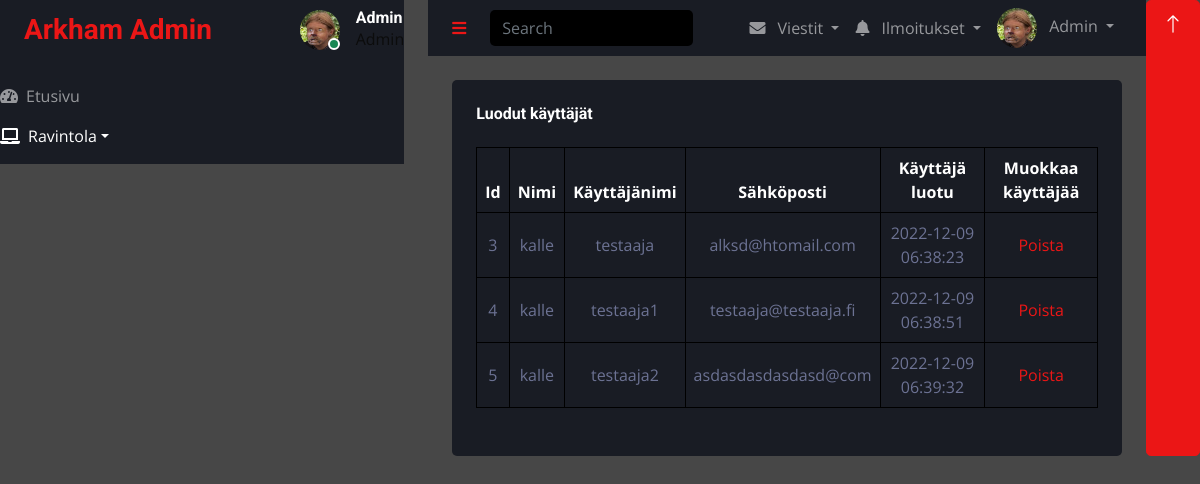
The app's page /admin/muokkaa.php with its own data.
### tables this page shows
CREATE TABLE `accounts` (
  `id` int(11) NOT NULL,
  `nimi` varchar(50) NOT NULL,
  `username` varchar(50) NOT NULL,
  `email` varchar(50) NOT NULL,
  `password` varchar(255) NOT NULL,
  `created_at` datetime DEFAULT CURRENT_TIMESTAMP
);

### admin/muokkaa.php (the view, shortened to what this page needs)
<?php
$servername = "localhost";
$username = "root";
$password = "";
$dbname = "arkham";
$conn = new mysqli($servername, $username, $password, $dbname);
?>
<!DOCTYPE html>
<html lang="fi">
<head>
    <link href="https://cdnjs.cloudflare.com/ajax/libs/font-awesome/5.10.0/css/all.min.css" rel="stylesheet">
    <link href="https://cdn.jsdelivr.net/npm/bootstrap-icons@1.4.1/font/bootstrap-icons.css" rel="stylesheet">
    <link href="lib/owlcarousel/assets/owl.carousel.min.css" rel="stylesheet">
    <link href="lib/tempusdominus/css/tempusdominus-bootstrap-4.min.css" rel="stylesheet" />
    <link href="css/bootstrap.min.css" rel="stylesheet">
    <link href="css/style.css" rel="stylesheet">
</head>
<body>
    <div class="container-fluid position-relative d-flex p-0">
        <div class="sidebar pe-4 pb-3">
            <nav class="navbar bg-secondary navbar-dark">
                <a href="welcome.php" class="navbar-brand mx-4 mb-3">
                    <h3 class="text-primary">Arkham Admin</h3>
                </a>
                <div class="d-flex align-items-center ms-4 mb-4">
                    <div class="position-relative">
                        <img class="rounded-circle" src="img/user.png" alt="" style="width: 40px; height: 40px;">
                        <div class="bg-success rounded-circle border border-2 border-white position-absolute end-0 bottom-0 p-1"></div>
                    </div>
                    <div class="ms-3">
                        <h6 class="mb-0">Admin</h6>
                        <span>Admin</span>
                    </div>
                </div>
                <div class="navbar-nav w-100">
                    <a href="welcome.php" class="nav-item nav-link"><i class="fa fa-tachometer-alt me-2"></i>Etusivu</a>
                    <div class="nav-item dropdown">
                        <a href="#" class="nav-link dropdown-toggle active" data-bs-toggle="dropdown"><i class="fa fa-laptop me-2"></i>Ravintola</a>
                    </div>
                </div>
            </nav>
        </div>
        <div class="content">
            <nav class="navbar navbar-expand bg-secondary navbar-dark sticky-top px-4 py-0">
                <a href="#" class="sidebar-toggler flex-shrink-0">
                    <i class="fa fa-bars"></i>
                </a>
                <form class="d-none d-md-flex ms-4">
                    <input class="form-control bg-dark border-0" type="search" placeholder="Search">
                </form>
                <div class="navbar-nav align-items-center ms-auto">
                    <div class="nav-item dropdown">
                        <a href="#" class="nav-link dropdown-toggle" data-bs-toggle="dropdown">
                            <i class="fa fa-envelope me-lg-2"></i>
                            <span class="d-none d-lg-inline-flex">Viestit</span>
                        </a>
                    </div>
                    <div class="nav-item dropdown">
                        <a href="#" class="nav-link dropdown-toggle" data-bs-toggle="dropdown">
                            <i class="fa fa-bell me-lg-2"></i>
                            <span class="d-none d-lg-inline-flex">Ilmoitukset</span>
                        </a>
                    </div>
                    <div class="nav-item dropdown">
                        <a href="#" class="nav-link dropdown-toggle" data-bs-toggle="dropdown">
                            <img class="rounded-circle me-lg-2" src="img/user.png" alt="" style="width: 40px; height: 40px;">
                            <span class="d-none d-lg-inline-flex">Admin</span>
                        </a>
                    </div>
                </div>
            </nav>
            <div class="container-fluid pt-4 px-4">
                <div class="bg-secondary text-center rounded p-4">
                    <div class="d-flex align-items-center justify-content-between mb-4">
                        <h6 class="mb-0">Luodut käyttäjät</h6>
                    </div>
                    <div class="table-responsive">
                        <table class="table text-start align-middle table-bordered table-hover mb-0">
                            <thead>
                                <tr align="center" class="text-white">
                                    <th scope="col">Id</th>
                                    <th scope="col">Nimi</th>
                                    <th scope="col">Käyttäjänimi</th>
                                    <th scope="col">Sähköposti</th>
                                    <th scope="col">Käyttäjä luotu</th>
                                    <th scope="col" colspan="2">Muokkaa käyttäjää</th>
                                </tr>
                            </thead>
                            <tbody>
                            <?php
                            $sql = "SELECT id, nimi, username, email, created_at FROM accounts";
                            $result = mysqli_query($conn, $sql);
                            if (mysqli_num_rows($result) > 0) {
                              while($row = mysqli_fetch_assoc($result)) {
                                ?>
                                <tr align='center'>
                                <td> <?php echo $row['id']; ?> </td>
                                <td> <?php echo $row['nimi']; ?> </td>
                                <td> <?php echo $row['username']; ?> </td>
                                <td> <?php echo $row['email']; ?> </td>
                                <td> <?php echo $row['created_at']; ?> </td>
                                <td> <a href="delete.php?id=<?php echo $row['id'];?>">
                                Poista </a> </td> </tr>
                                <?php
                              }
                            } else {
                              echo "0 results";
                            }
                            ?>
                            </tbody>
                        </table>
                        <br>
                    </div>
                </div>
            </div>
        </div>
        <a href="#" class="btn btn-lg btn-primary btn-lg-square back-to-top"><i class="bi bi-arrow-up"></i></a>
    </div>
</body>
</html>

### css/style.css (style rules this page uses)
body { font-family: "Open Sans", sans-serif; color: #0c0c0c; background-color: #474747; overflow-x: hidden; }
a, a:hover, a:focus { text-decoration: none; }
.btn, .btn:focus { outline: none !important; -webkit-box-shadow: none; box-shadow: none; }
.navbar-brand { font-family: 'Dancing Script', cursive; }

### records on screen
accounts: id "3", nimi "kalle", username "testaaja", email "alksd@htomail.com", created_at "2022-12-09 06:38:23"
accounts: id "4", nimi "kalle", username "testaaja1", email "testaaja@testaaja.fi", created_at "2022-12-09 06:38:51"
accounts: id "5", nimi "kalle", username "testaaja2", email "asdasdasdasdasd@com", created_at "2022-12-09 06:39:32"
